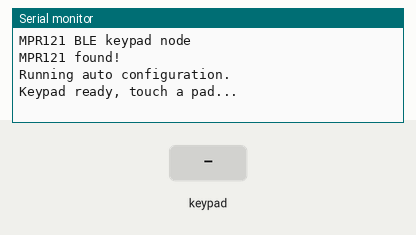
Simulated run of this sketch. Board: ESP32-S3. On the bench: the last lines printed to the serial monitor. The inputs (shaded band) are chosen by the test bench. Nothing arrives over Bluetooth unless stated.

Above: at 1.7 s.
1.8 s: key '0' pressed
At 3.0 s:
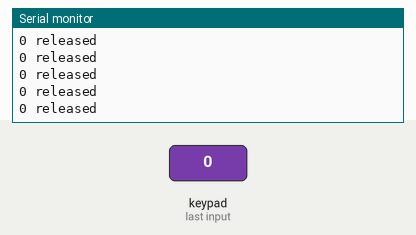
3.3 s: keypad keys 1 2 pressed 0.4 s apart
At 3.48 s:
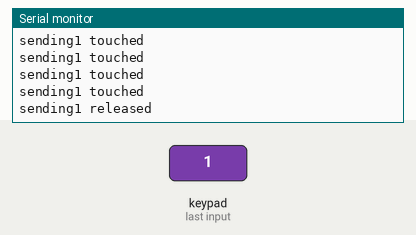
5.6 s: key '3' pressed
At 6.2 s:
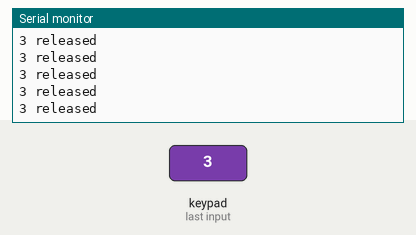
7.1 s: keypad keys 1 2 A pressed 0.4 s apart
At 8.6 s:
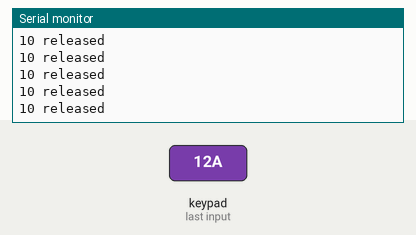
Timing chart, 0 to 10.1 s (numbered marks = the images above; inputs shaded):
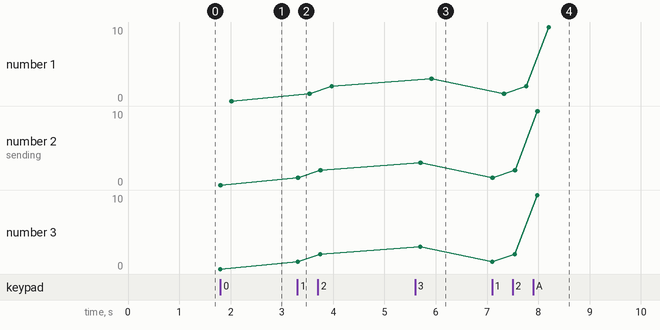

The sketch:

keypad_client_c6.ino
```cpp
// keypad_node.ino — MPR121 capacitive keypad -> BLE -> USB dongle
//
// Keypad init and scan logic is taken from the known-working MPR121 test
// sketch. BLE logic is the same as before: sends key-down / key-up events
// (not just "taps"), so holding a key auto-repeats on the PC and multi-key
// combos work.

#include <Arduino.h>
#include <Wire.h>
#include <BLEDevice.h>
#include "Adafruit_MPR121.h"

#ifndef _BV
#define _BV(bit) (1 << (bit))
#endif

// ---------------- Wiring ----------------
#define SDA_PIN 6
#define SCL_PIN 9

// What each pad sends. Printable ASCII is typed as-is.
const uint8_t KEYMAP[12] = {
  '0', '1', '2', '3', '4', '5', '6', '7', '8', '9', '*', '#'
};

// ---------------- Shared protocol (must match dongle) ----------------
static BLEUUID serviceUUID("7a1c0001-5b2e-4c3a-9f10-2d4e6a8b0c11");
static BLEUUID charUUID   ("7a1c0002-5b2e-4c3a-9f10-2d4e6a8b0c11");
#define PKT_KEY_DN  'D'
#define PKT_KEY_UP  'U'
#define PKT_KEY_ALL 'A'
// ---------------------------------------------------------------------

static BLEClient *client = nullptr;
static BLERemoteCharacteristic *rc = nullptr;
static BLEAdvertisedDevice *target = nullptr;
static volatile bool linked = false;
static volatile bool needResync = false;   // set on (re)link, handled in loop()

Adafruit_MPR121 cap = Adafruit_MPR121();

// Same state variables as the working sketch
uint16_t lasttouched = 0;
uint16_t currtouched = 0;

class ClientCB : public BLEClientCallbacks {
  void onConnect(BLEClient *c) {}
  void onDisconnect(BLEClient *c) { linked = false; }
};

class AdvCB : public BLEAdvertisedDeviceCallbacks {
  void onResult(BLEAdvertisedDevice d) {
    if (d.haveServiceUUID() && d.isAdvertisingService(serviceUUID)) {
      BLEDevice::getScan()->stop();
      if (target) delete target;
      target = new BLEAdvertisedDevice(d);
    }
  }
};

static void sendPkt(const uint8_t *pkt, size_t len) {
  // Write WITH response: a lost key-up would mean a stuck key.
  Serial.print("sending");
  if (linked && rc) rc->writeValue((uint8_t *)pkt, len, true);
}

static bool linkToDongle() {
  if (target) { delete target; target = nullptr; }
  BLEScan *scan = BLEDevice::getScan();
  scan->start(2, false);
  scan->clearResults();
  if (!target) return false;

  if (!client) {
    client = BLEDevice::createClient();
    client->setClientCallbacks(new ClientCB());
  }
  if (!client->connect(target)) return false;

  BLERemoteService *svc = client->getService(serviceUUID);
  rc = svc ? svc->getCharacteristic(charUUID) : nullptr;
  if (!rc) { client->disconnect(); return false; }

  linked = true;
  Serial.println("Linked to dongle");

  // Fresh start: clear the dongle's keys, and forget our "stable" state so any
  // pad that is physically held right now gets re-sent as a key-down.
  const uint8_t all[1] = {PKT_KEY_ALL};
  sendPkt(all, 1);
  needResync = true;
  return true;
}

// Scanning/connecting blocks for seconds, so it runs in its own task.
// loop() keeps reading the pads (and printing touches) the whole time.
static void bleTask(void *param) {
  for (;;) {
    if (!linked) linkToDongle();
    vTaskDelay(pdMS_TO_TICKS(100));
  }
}

void setup() {
  Serial.begin(115200);

  // Wait up to 3 seconds for the serial monitor, but don't hang forever
  unsigned long start = millis();
  while (!Serial && millis() - start < 3000) {
    delay(10);
  }
  delay(500);

  Serial.println("MPR121 BLE keypad node");

  // Tell the ESP32-S3 which pins to use
  Wire.begin(SDA_PIN, SCL_PIN);

  // Default address is 0x5A
  if (!cap.begin(0x5A, &Wire)) {
    Serial.println("MPR121 not found, check wiring?");
    while (1) delay(10);
  }
  Serial.println("MPR121 found!");

  Serial.println("Running auto configuration.");
  cap.setAutoconfig(true);
  Serial.println("Keypad ready, touch a pad...");

  // BLE setup
  BLEDevice::init("Keypad-Node");
  BLEScan *scan = BLEDevice::getScan();
  scan->setAdvertisedDeviceCallbacks(new AdvCB());
  scan->setInterval(100);
  scan->setWindow(99);
  scan->setActiveScan(true);

  xTaskCreate(bleTask, "bleTask", 8192, nullptr, 1, nullptr);
}

void loop() {
  if (needResync) {          // just (re)linked: re-send any pad held right now
    lasttouched = 0;
    needResync = false;
  }

  // Get the currently touched pads
  currtouched = cap.touched();

  for (uint8_t i = 0; i < 12; i++) {
    currtouched = cap.touched();

    for (uint8_t i = 0; i < 12; i++) {
    // if it *is* touched and *wasn't* touched before, alert!
    if ((currtouched & _BV(i)) && !(lasttouched & _BV(i))) {
      Serial.print(i); Serial.println(" touched");
      uint8_t pkt[2] = {PKT_KEY_DN, KEYMAP[i]};
      sendPkt(pkt, 2);
    }
    // if it *was* touched and now *isn't*, alert!
    if (!(currtouched & _BV(i)) && (lasttouched & _BV(i))) {
      Serial.print(i); Serial.println(" released");
    }
  }
  }

  // reset our state
  lasttouched = currtouched;

  delay(100);
}
```

Measured:
- after the input at 1.8 s, the serial monitor: prints a new line at once (image 1)
- after the input at 3.3 s, the serial monitor: prints a new line at once (image 2)
- after the input at 5.6 s, the serial monitor: prints a new line after 0.10 s (image 3)
- after the input at 7.1 s, the serial monitor: prints a new line at once (image 4)
- plotted number 1: 0 → 2 after the input at 3.3 s, 2 → 3 after the input at 5.6 s, 3 → 10 after the input at 7.1 s
- plotted number 2: 0 → 2 after the input at 3.3 s, 2 → 3 after the input at 5.6 s, 3 → 10 after the input at 7.1 s
- plotted number 3: 0 → 2 after the input at 3.3 s, 2 → 3 after the input at 5.6 s, 3 → 10 after the input at 7.1 s
